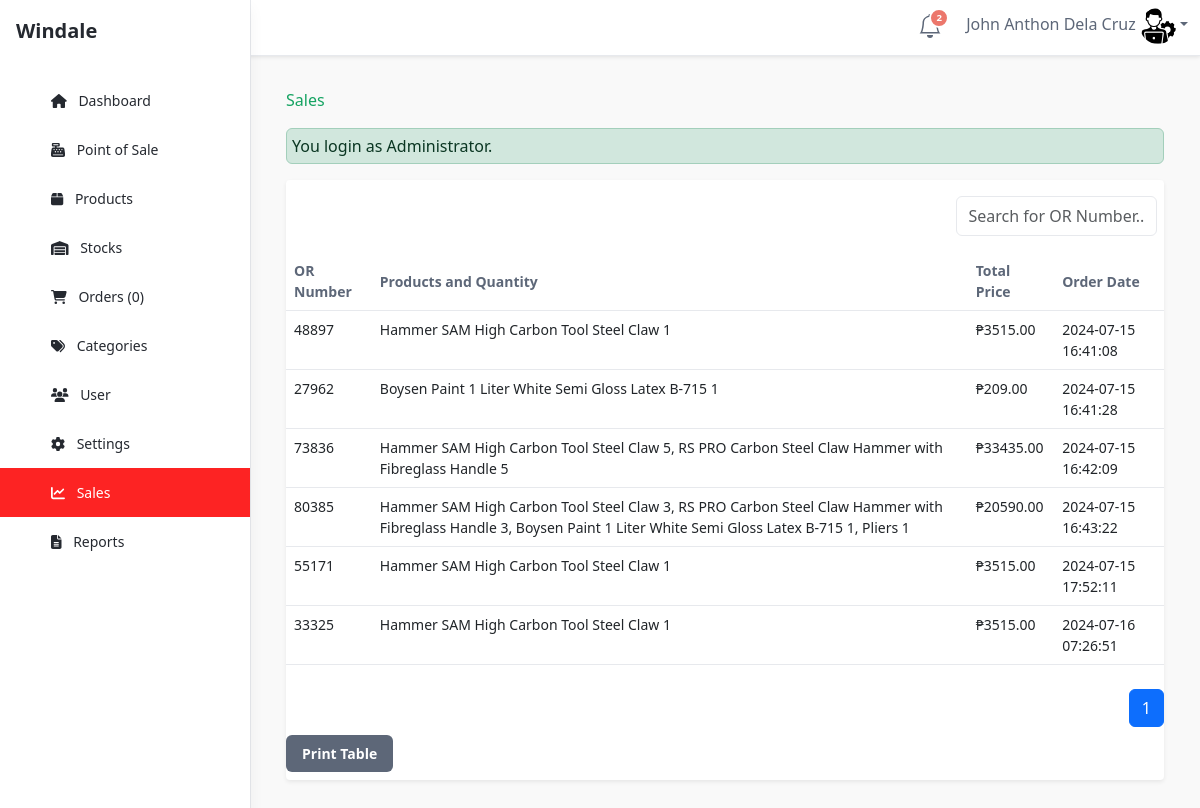
Screenshot of /admin/sales/index.php (signed in) with the database file from the repository.
### tables this page shows
CREATE TABLE `orderpos` (
  `id` int(11) NOT NULL,
  `orNumber` varchar(10) DEFAULT NULL,
  `productDetails` text DEFAULT NULL,
  `totalPrice` decimal(10,2) DEFAULT NULL,
  `orderDate` timestamp NOT NULL DEFAULT current_timestamp()
);

### admin/sales/index.php (called while the page is built, shortened)
<?php
require_once ("../theme/templates.php");
?>

### admin/sales/list.php (the view, shortened to what this page needs)
<?php
require_once '../../admin/dbcon/conn.php';
$records_per_page = 10;
$page = isset($_GET['page']) ? $_GET['page'] : 1;
$offset = ($page - 1) * $records_per_page;
$total_records_query = "SELECT COUNT(*) as total FROM orderpos";
$total_result = mysqli_query($conn, $total_records_query);
$total_records = mysqli_fetch_assoc($total_result)['total'];
$total_pages = ceil($total_records / $records_per_page);
$query = "SELECT * FROM orderpos LIMIT $offset, $records_per_page";
$result = mysqli_query($conn, $query);
?>
<div class="tab-content" id="orders-table-tab-content">
    <div class="tab-pane fade show active" id="orders-all" role="tabpanel" aria-labelledby="orders-all-tab">
        <div class="app-card app-card-orders-table shadow-sm mb-5">
            <div class="app-card-body">
            <div class="row no-print justify-content-end mb-3">
                    <div class="col-md-3 col-sm-6 mt-3 right">
                        <div class="input-group">
                            <input type="text" id="searchInput" onkeyup="filterOrders()" class="form-control" placeholder="Search for OR Number...">
                        </div>
                    </div>
                </div>
                <div class="table-responsive">
                    <table class="table app-table-hover mb-0 text-left">
                        <thead>
                            <tr>
                                <th class="cell">OR Number</th>
                                <th class="cell">Products and Quantity</th>
                                <th class="cell">Total Price</th>
                                <th class="cell">Order Date</th>
                            </tr>
                        </thead>
                        <tbody id="orderTableBody">
                            <?php
                            if (mysqli_num_rows($result) > 0) {
                                while ($row = mysqli_fetch_assoc($result)) {
                                    echo "<tr>";
                                    echo "<td>" . htmlspecialchars($row['orNumber']) . "</td>";
                                    echo "<td>" . htmlspecialchars($row['productDetails']) . "</td>";
                                    echo "<td> &#8369;" . htmlspecialchars($row['totalPrice']) . "</td>";
                                    echo "<td>" . htmlspecialchars($row['orderDate']) . "</td>";
                                    echo "</tr>";
                                }
                            } else {
                                echo "<tr><td colspan='3' class='text-center'>No data available</td></tr>";
                            }
                            ?>
                        </tbody>
                    </table>
                </div>
                <nav aria-label="Page navigation" class="pagination-container mt-4 no-print">
                    <ul class="pagination no-print">
                        <?php
                        for ($i = 1; $i <= $total_pages; $i++) {
                            echo "<li class='page-item " . ($page == $i ? 'active' : '') . "'><a class='page-link' href='?page=$i'>$i</a></li>";
                        }
                        ?>
                    </ul>
                </nav>
                <button onclick="printTable()" class="btn btn-secondary mt-2 mb-2 no-print">Print Table</button>
            </div>
        </div>
    </div>
</div>

### admin/sales/list.php (style rules this page uses)
.right { margin-right:7px; }
.pagination-container { display: flex; justify-content: flex-end; margin-top: 10px; }
.pagination { margin-bottom: 0; }

### rows the page displays
orderpos: orNumber "48897", productDetails "Hammer SAM High Carbon Tool Steel Claw 1", totalPrice "3515.00", orderDate "2024-07-15 16:41:08"
orderpos: orNumber "27962", productDetails "Boysen Paint 1 Liter White Semi Gloss Latex B-715 1", totalPrice "209.00", orderDate "2024-07-15 16:41:28"
orderpos: orNumber "73836", productDetails "Hammer SAM High Carbon Tool Steel Claw 5, RS PRO Carbon Steel Claw Hammer with Fibreglass Handle 5", totalPrice "33435.00", orderDate "2024-07-15 16:42:09"
orderpos: orNumber "80385", productDetails "Hammer SAM High Carbon Tool Steel Claw 3, RS PRO Carbon Steel Claw Hammer with Fibreglass Handle 3, Boysen Paint 1 Liter White Semi Gloss Latex B-715 1, Pliers 1", totalPrice "20590.00", orderDate "2024-07-15 16:43:22"
orderpos: orNumber "55171", productDetails "Hammer SAM High Carbon Tool Steel Claw 1", totalPrice "3515.00", orderDate "2024-07-15 17:52:11"
orderpos: orNumber "33325", productDetails "Hammer SAM High Carbon Tool Steel Claw 1", totalPrice "3515.00", orderDate "2024-07-16 07:26:51"

### other values shown
$notificationCount "2"
$_SESSION['U_NAME'] "John Anthon Dela Cruz"
$res "0"
$title "Sales"
$_SESSION['message'] "You login as Administrator."
